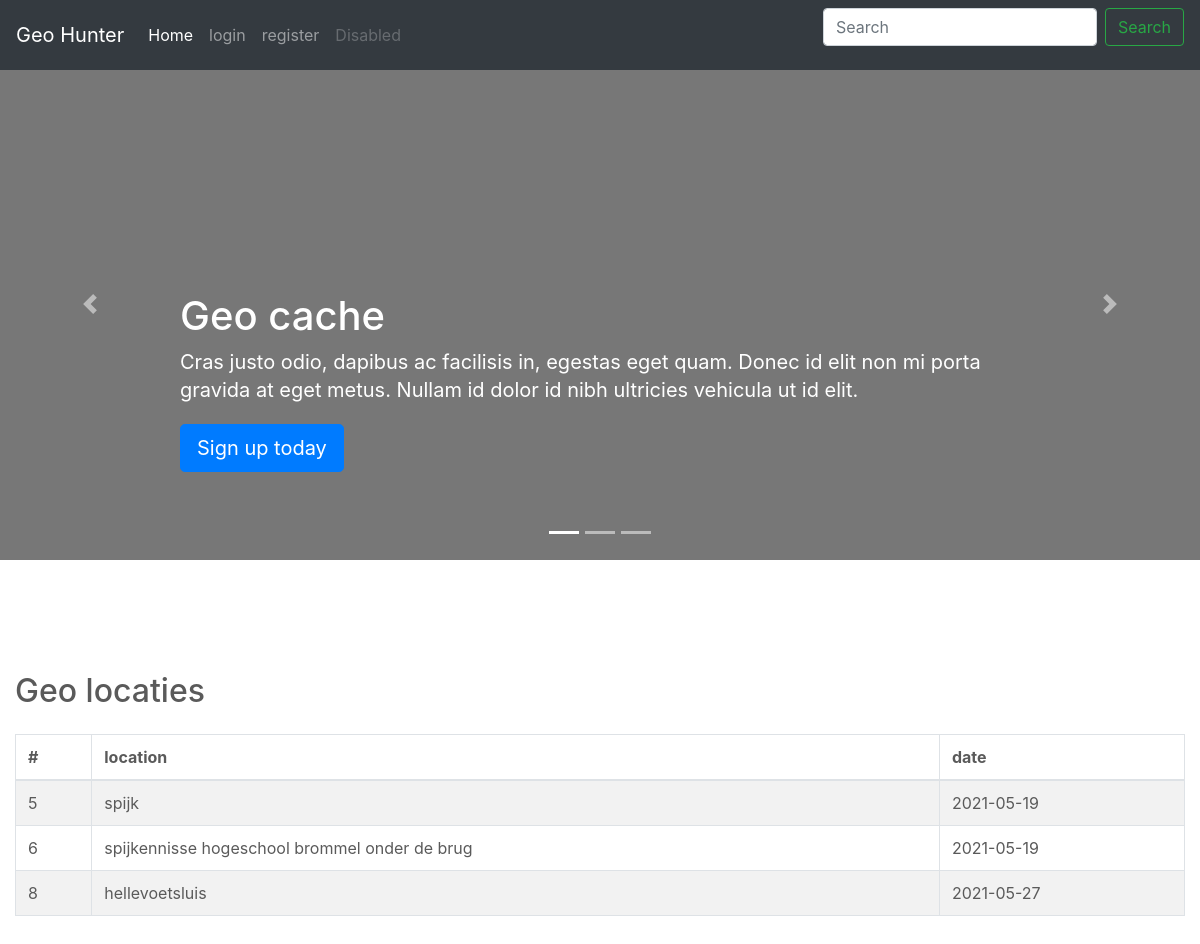
The page / on the database its author committed.
### tables this page shows
CREATE TABLE `reservation` (
  `reservationID` int(4) NOT NULL,
  `location` varchar(100) NOT NULL,
  `date` date NOT NULL,
  `status` int(11) NOT NULL DEFAULT '0',
  `userID` int(11) NOT NULL
);

### includes/php/locations.php (the view, shortened to what this page needs)
<div class="wrapper">
        <div class="container-fluid">
            <div class="row">
                <div class="col-md-12">
                    <div class="mt-5 mb-3 clearfix">
                        <h2 class="pull-left">Geo locaties</h2>
                    </div>
                    <?php
                    require_once "db_config.php";
                    $sql = "SELECT * FROM `reservation` WHERE `status` = 1";
                    if($result = $mysqli->query($sql)){
                        if($result->num_rows > 0){
                            echo '<table class="table table-bordered table-striped">';
                                echo "<thead>";
                                    echo "<tr>";
                                        echo "<th>#</th>";
                                        echo "<th>location</th>";
                                        echo "<th>date</th>";
                                    echo "</tr>";
                                echo "</thead>";
                                echo "<tbody>";
                                while($row = $result->fetch_array()){
                                    echo "<tr>";
                                        echo "<td>" . $row['reservationID'] . "</td>";
                                        echo "<td>" . $row['location'] . "</td>";
                                        echo "<td>" . $row['date'] . "</td>";
                                    echo "</tr>";
                                }
                                echo "</tbody>";
                            echo "</table>";
                        } else{
                            echo '<div class="alert alert-danger"><em>No records were found.</em></div>';
                        }
                    } else{
                        echo "Oops! Something went wrong. Please try again later.";
                    }
                    ?>
                </div>
            </div>
        </div>
    </div>

### carousel.css (style rules this page uses)
body { padding-top: 3rem; padding-bottom: 3rem; color: #5a5a5a; }

### rows shown on the page
reservation: reservationID "5", location "spijk", date "2021-05-19"
reservation: reservationID "6", location "spijkennisse hogeschool brommel onder de brug", date "2021-05-19"
reservation: reservationID "8", location "hellevoetsluis", date "2021-05-27"
